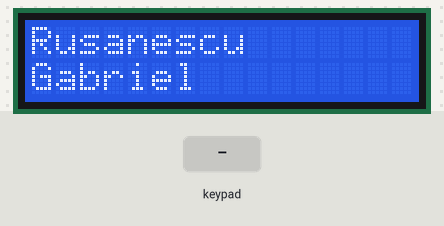
A sketch run on a simulated Arduino Uno, built with avr-gcc and run on an emulated ATmega328P. Shown: 16×2 character LCD. Inputs (shaded band) come from the test bench.

Above: at 4.1 s.
7.4 s: key '+' pressed
At 7.65 s:
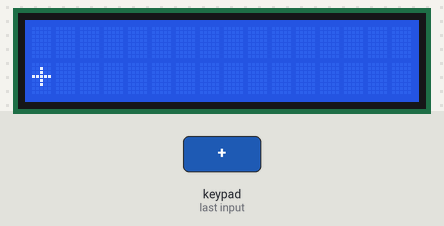
9.6 s: keypad keys 5 4 3 2 * pressed 0.4 s apart
At 11.55 s:
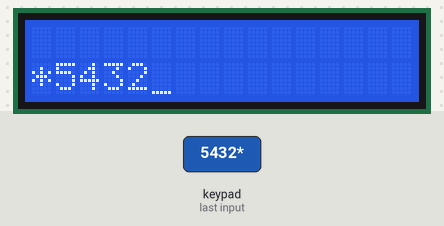
13.5 s: key '/' pressed
At 13.95 s:
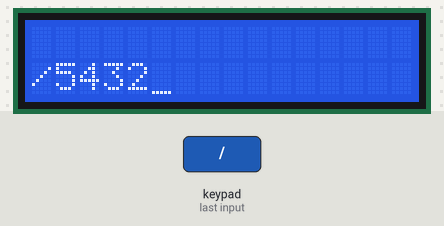
15.9 s: keypad keys 5 4 3 2 pressed 0.4 s apart
At 16.05 s:
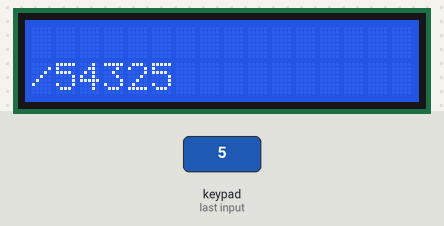

Measured:
- after the input at 7.4 s, the display: first changes at once (image 1 shows a later state)
- after the input at 9.6 s, the display: first changes at once (image 2 shows a later state)
- after the input at 13.5 s, the display: first changes at once (image 3 shows a later state)
- after the input at 15.9 s, the display: changes at once (image 4)
- what the display in image 0 shows lasts 2.1 s, from 4.1 s to 6.2 s

The sketch:

arduino.ino
```cpp
#include <LiquidCrystal.h>
#include <Keypad.h>

LiquidCrystal main_lcd(12, 11, 10, 9, 8, 7);

const byte K_LINII = 4;
const byte K_COLS = 4;
byte l_pins[K_LINII] = {5, 4, 3, 2};
byte c_pins[K_COLS] = {A3, A2, A1, A0};
char p_map[K_LINII][K_COLS] = {
  {'1', '2', '3', '+'},
  {'4', '5', '6', '-'},
  {'7', '8', '9', '*'},
  {'.', '0', '=', '/'}
};

Keypad custom_keys = Keypad(makeKeymap(p_map), l_pins, c_pins, K_LINII, K_COLS);

char operatormatematica = 0;
String num1 = "";
String num2 = "";

void rulare_ecran(){
  String tag1 = "UNIBUC FMI 2026";
  for (byte i = 0; i < tag1.length(); i++){
    main_lcd.print(tag1[i]);
    delay(100);
  }
  delay(1000);
  main_lcd.clear();
  String tag2 = "Rusanescu";
  for (byte i = 0; i < tag2.length(); i++){
    main_lcd.print(tag2[i]);
    delay(100);
  }
  main_lcd.setCursor(0, 1);
  String tag3 = "Gabriel";
  for (byte i = 0; i < tag3.length(); i++){
    main_lcd.print(tag3[i]);
    delay(100);
  }
  delay(2000);
}

void sync_blink(){
  if (millis() / 300 % 2 == 0){
    main_lcd.cursor();
  } else {
    main_lcd.noCursor();
  }
}

double operatiemate(char type, double a, double b){
  if (type == '+') return a + b;
  if (type == '-') return a - b;
  if (type == '*') return a * b;
  if (type == '/'){
    if(b == 0){
      main_lcd.clear();
      main_lcd.print("S-a incercat");
      main_lcd.setCursor(0, 1);
      main_lcd.print("impartirea la 0");
      delay(2500);
      main_lcd.clear();
      return 0;
    }
    return a / b;
    }
  return 0;
}

void proces_tasta(char k){
  if (k == '-' && num2 == ""){
    num2 = "-";
    main_lcd.print("-");
    return;
  }

  if (k == '+' || k == '-' || k == '*' || k == '/'){
    if (!operatormatematica){
      num1 = num2;
      num2 = "";
    }
    operatormatematica = k;
    main_lcd.setCursor(0, 1);
    main_lcd.print(k);
    main_lcd.setCursor(num2.length() + 1, 1);
    return;
  }

  if (k == '='){
    double val_a = num1.toDouble();
    double val_b = num2.toDouble();
    num1 = String(operatiemate(operatormatematica, val_a, val_b));
    num2 = "";
    main_lcd.clear();
    main_lcd.setCursor(1, 0);
    main_lcd.print(num1);
    main_lcd.setCursor(0, 1);
    main_lcd.print(operatormatematica);
    return;
  }

  if (k == '.' && num2.indexOf('.') >= 0){
    return;
  }
  if (k == '.' || num2 != "0"){
    num2 += String(k);
  } else{
    num2 = String(k);
  }

  main_lcd.print(k);
}

void setup(){
  Serial.begin(115200);
  main_lcd.begin(16, 2);
  rulare_ecran();
  main_lcd.clear();
  main_lcd.cursor();
  main_lcd.setCursor(1, 0);
}

void loop(){
  sync_blink();
  char input = custom_keys.getKey();
  if (input){
    proces_tasta(input);
  }
}
```
